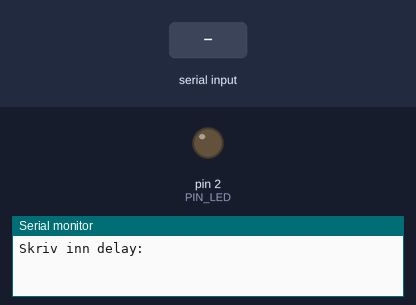
Bench run of a sketch on a simulated Arduino Uno, built with avr-gcc and run on an emulated ATmega328P. On the bench: output pins drawn as LEDs (lit = HIGH), the last lines printed to the serial monitor. The inputs (shaded band) are chosen by the test bench.

Above: at 1.2 s.
1.3 s: "90,45\n" received over Serial
At 3.1 s:
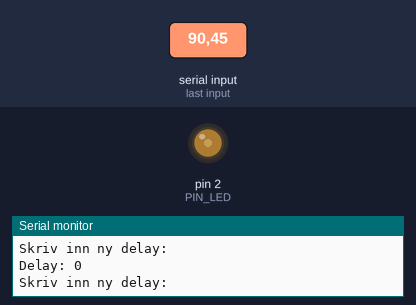
3.8 s: "30,150\n" received over Serial
At 4.6 s:
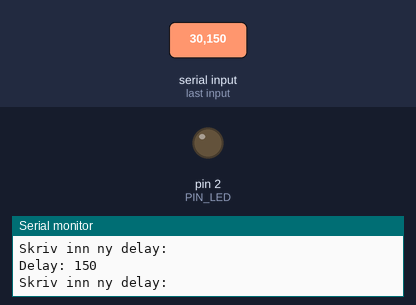
Timing chart, 0 to 6.8 s (numbered marks = the images above; inputs shaded):
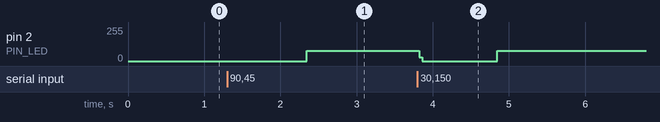

The sketch:

oppg1.ino
```cpp
const int PIN_LED = 2;

void setup() {
  Serial.begin(9600);

  pinMode(PIN_LED, OUTPUT);

  Serial.println("Skriv inn delay: ");
}

void loop() {
  while (!Serial.available())
    ;
  int delay_led = Serial.parseInt();

  Serial.print("Delay: ");
  Serial.println(delay_led);

  Serial.println("Skriv inn ny delay: ");

  while (!Serial.available()) {
    digitalWrite(PIN_LED, HIGH);
    delay(delay_led);
    digitalWrite(PIN_LED, LOW);
    delay(delay_led);
  }
}
```

Measured:
- after the input at 1.3 s, pin 2 (PIN_LED): 0/255 → 78/255 after 1.0 s
- after the input at 3.8 s, pin 2 (PIN_LED): 78/255 → 0/255 at once, → 78/255 1.0 s later
